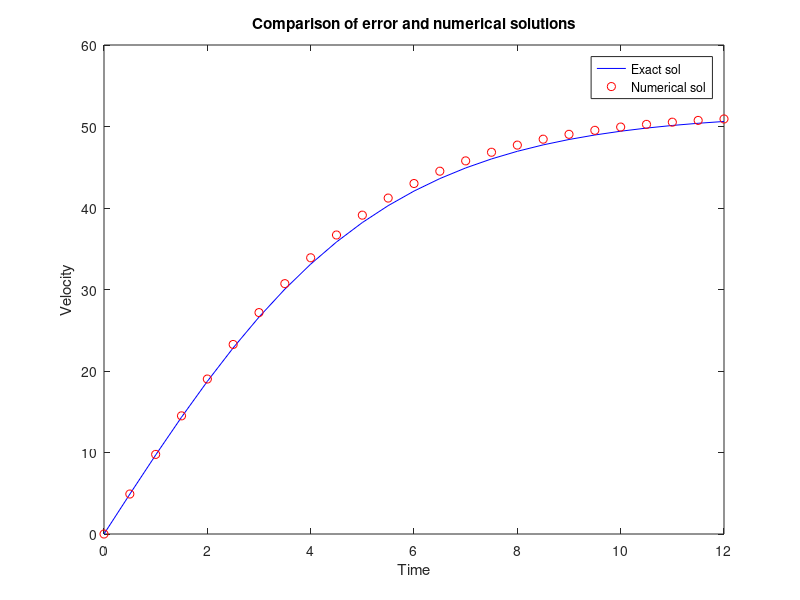

The MATLAB script that drew this image:
clear all
t_f = 12;
dt = 0.5;
t = 0:dt:t_f;
g = 9.81; m = 68.1; cd = 0.25;
v = sqrt(g*m/cd)*tanh(sqrt(g*cd/m)*t);
N = floor(t_f/dt);
v_n(1) = 0;
for i = 1:N
    v_n(i+1) = v_n(i) + dt*(g-cd/m*abs(v_n(i))*v_n(i));
end
figure(1)
plot(t,v, 'b', t, v_n, 'ro')
xlabel('Time')
ylabel('Velocity')
title('Comparison of error and numerical solutions')
legend('Exact sol', 'Numerical sol')
